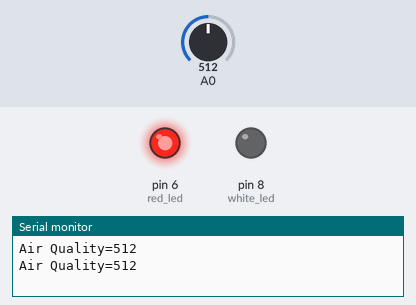
Bench run of a sketch on a simulated Arduino Uno, built with avr-gcc and run on an emulated ATmega328P. Shown: output pins drawn as LEDs (lit = HIGH), the last lines printed to the serial monitor. The test bench sets the inputs (shaded band); at power-on: A0 = 512.

Above: at 1.8 s.
1.9 s: A0 set to 315
3.7 s: A0 set to 289
At 5.7 s:
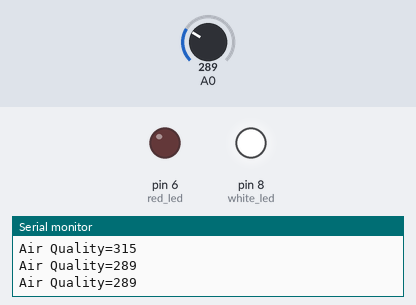
6.0 s: A0 set to 306
At 7.3 s:
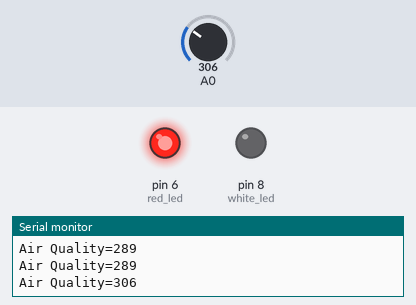
8.0 s: A0 set to 290
At 8.8 s:
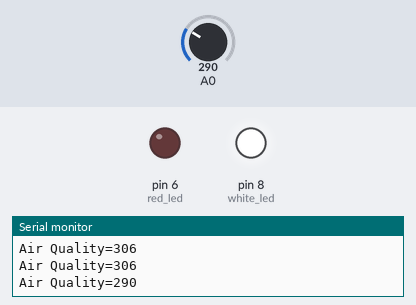
Timing chart, 0 to 11.0 s (numbered marks = the images above; inputs shaded):
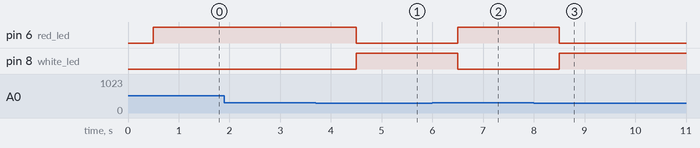

The sketch:

Air_Quality.ino
```cpp
void setup()
{
  Serial.begin(9600);
  pinMode(6,OUTPUT); //red led
  pinMode(8,OUTPUT); //white led
}

void loop()
{
  int sensorvalue=analogRead(A0);
  delay(500);
  Serial.print("Air Quality=");
  Serial.println(sensorvalue);

  if(sensorvalue>300)
  {
    digitalWrite(6,HIGH); //red led on
    digitalWrite(8,LOW); //white led off
  }
  else
  {
    digitalWrite(6,LOW); //red led off
    digitalWrite(8,HIGH); //white led on
  }
  delay(500);
}
```

Measured:
- the behaviour switches between 301 and 300 on A0 (found by bisection; images 0 and 1)
- after the input at 3.7 s, pin 6 (red_led): HIGH → LOW after 0.80 s; pin 8 (white_led): LOW → HIGH after 0.80 s
- after the input at 6.0 s, pin 6 (red_led): LOW → HIGH after 0.50 s; pin 8 (white_led): HIGH → LOW after 0.50 s
- after the input at 8.0 s, pin 6 (red_led): HIGH → LOW after 0.50 s; pin 8 (white_led): LOW → HIGH after 0.50 s
